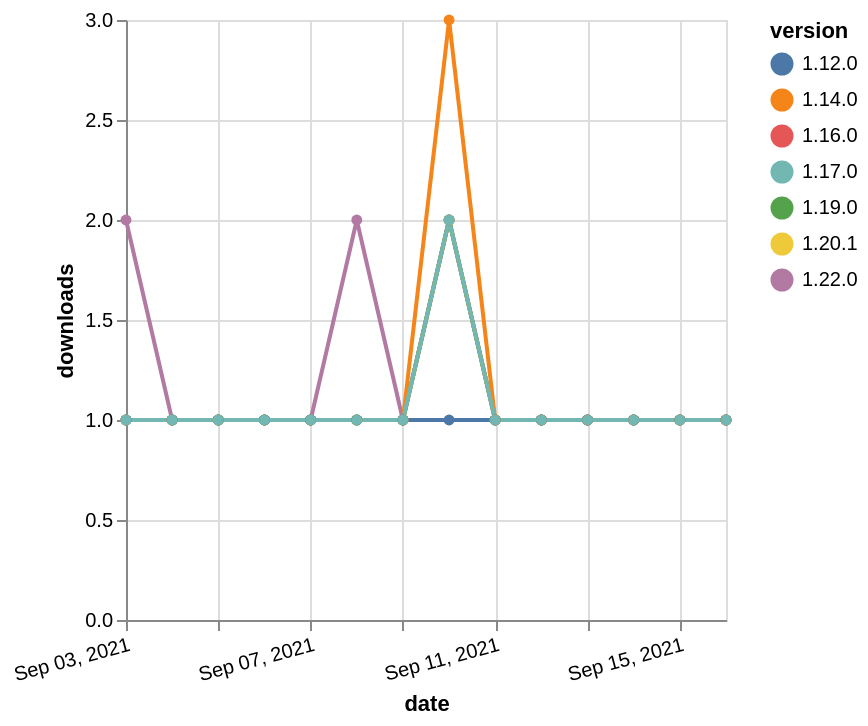

Write a Vega-Lite specification for this figure.
### Vega-Lite specification from a JSON file in a GitHub repository (floating-point values rounded to 4 significant figures)
{"$schema": "https://vega.github.io/schema/vega-lite/v5.json", "description": "A simple bar chart with embedded data.", "data": {"values": [{"date": "2021-09-03", "total": 114, "delta": 2, "version": "1.22.0"}, {"date": "2021-09-04", "total": 115, "delta": 1, "version": "1.22.0"}, {"date": "2021-09-05", "total": 116, "delta": 1, "version": "1.22.0"}, {"date": "2021-09-06", "total": 117, "delta": 1, "version": "1.22.0"}, {"date": "2021-09-07", "total": 118, "delta": 1, "version": "1.22.0"}, {"date": "2021-09-08", "total": 120, "delta": 2, "version": "1.22.0"}, {"date": "2021-09-09", "total": 121, "delta": 1, "version": "1.22.0"}, {"date": "2021-09-10", "total": 123, "delta": 2, "version": "1.22.0"}, {"date": "2021-09-11", "total": 124, "delta": 1, "version": "1.22.0"}, {"date": "2021-09-12", "total": 125, "delta": 1, "version": "1.22.0"}, {"date": "2021-09-13", "total": 126, "delta": 1, "version": "1.22.0"}, {"date": "2021-09-14", "total": 127, "delta": 1, "version": "1.22.0"}, {"date": "2021-09-15", "total": 128, "delta": 1, "version": "1.22.0"}, {"date": "2021-09-16", "total": 129, "delta": 1, "version": "1.22.0"}, {"date": "2021-09-03", "total": 175, "delta": 1, "version": "1.16.0"}, {"date": "2021-09-04", "total": 176, "delta": 1, "version": "1.16.0"}, {"date": "2021-09-05", "total": 177, "delta": 1, "version": "1.16.0"}, {"date": "2021-09-06", "total": 178, "delta": 1, "version": "1.16.0"}, {"date": "2021-09-07", "total": 179, "delta": 1, "version": "1.16.0"}, {"date": "2021-09-08", "total": 180, "delta": 1, "version": "1.16.0"}, {"date": "2021-09-09", "total": 181, "delta": 1, "version": "1.16.0"}, {"date": "2021-09-10", "total": 183, "delta": 2, "version": "1.16.0"}, {"date": "2021-09-11", "total": 184, "delta": 1, "version": "1.16.0"}, {"date": "2021-09-12", "total": 185, "delta": 1, "version": "1.16.0"}, {"date": "2021-09-13", "total": 186, "delta": 1, "version": "1.16.0"}, {"date": "2021-09-14", "total": 187, "delta": 1, "version": "1.16.0"}, {"date": "2021-09-15", "total": 188, "delta": 1, "version": "1.16.0"}, {"date": "2021-09-16", "total": 189, "delta": 1, "version": "1.16.0"}, {"date": "2021-09-03", "total": 118, "delta": 1, "version": "1.20.1"}, {"date": "2021-09-04", "total": 119, "delta": 1, "version": "1.20.1"}, {"date": "2021-09-05", "total": 120, "delta": 1, "version": "1.20.1"}, {"date": "2021-09-06", "total": 121, "delta": 1, "version": "1.20.1"}, {"date": "2021-09-07", "total": 122, "delta": 1, "version": "1.20.1"}, {"date": "2021-09-08", "total": 123, "delta": 1, "version": "1.20.1"}, {"date": "2021-09-09", "total": 124, "delta": 1, "version": "1.20.1"}, {"date": "2021-09-10", "total": 126, "delta": 2, "version": "1.20.1"}, {"date": "2021-09-11", "total": 127, "delta": 1, "version": "1.20.1"}, {"date": "2021-09-12", "total": 128, "delta": 1, "version": "1.20.1"}, {"date": "2021-09-13", "total": 129, "delta": 1, "version": "1.20.1"}, {"date": "2021-09-14", "total": 130, "delta": 1, "version": "1.20.1"}, {"date": "2021-09-15", "total": 131, "delta": 1, "version": "1.20.1"}, {"date": "2021-09-16", "total": 132, "delta": 1, "version": "1.20.1"}, {"date": "2021-09-03", "total": 135, "delta": 1, "version": "1.19.0"}, {"date": "2021-09-04", "total": 136, "delta": 1, "version": "1.19.0"}, {"date": "2021-09-05", "total": 137, "delta": 1, "version": "1.19.0"}, {"date": "2021-09-06", "total": 138, "delta": 1, "version": "1.19.0"}, {"date": "2021-09-07", "total": 139, "delta": 1, "version": "1.19.0"}, {"date": "2021-09-08", "total": 140, "delta": 1, "version": "1.19.0"}, {"date": "2021-09-09", "total": 141, "delta": 1, "version": "1.19.0"}, {"date": "2021-09-10", "total": 143, "delta": 2, "version": "1.19.0"}, {"date": "2021-09-11", "total": 144, "delta": 1, "version": "1.19.0"}, {"date": "2021-09-12", "total": 145, "delta": 1, "version": "1.19.0"}, {"date": "2021-09-13", "total": 146, "delta": 1, "version": "1.19.0"}, {"date": "2021-09-14", "total": 147, "delta": 1, "version": "1.19.0"}, {"date": "2021-09-15", "total": 148, "delta": 1, "version": "1.19.0"}, {"date": "2021-09-16", "total": 149, "delta": 1, "version": "1.19.0"}, {"date": "2021-09-03", "total": 297, "delta": 1, "version": "1.14.0"}, {"date": "2021-09-04", "total": 298, "delta": 1, "version": "1.14.0"}, {"date": "2021-09-05", "total": 299, "delta": 1, "version": "1.14.0"}, {"date": "2021-09-06", "total": 300, "delta": 1, "version": "1.14.0"}, {"date": "2021-09-07", "total": 301, "delta": 1, "version": "1.14.0"}, {"date": "2021-09-08", "total": 302, "delta": 1, "version": "1.14.0"}, {"date": "2021-09-09", "total": 303, "delta": 1, "version": "1.14.0"}, {"date": "2021-09-10", "total": 306, "delta": 3, "version": "1.14.0"}, {"date": "2021-09-11", "total": 307, "delta": 1, "version": "1.14.0"}, {"date": "2021-09-12", "total": 308, "delta": 1, "version": "1.14.0"}, {"date": "2021-09-13", "total": 309, "delta": 1, "version": "1.14.0"}, {"date": "2021-09-14", "total": 310, "delta": 1, "version": "1.14.0"}, {"date": "2021-09-15", "total": 311, "delta": 1, "version": "1.14.0"}, {"date": "2021-09-16", "total": 312, "delta": 1, "version": "1.14.0"}, {"date": "2021-09-03", "total": 213, "delta": 1, "version": "1.12.0"}, {"date": "2021-09-04", "total": 214, "delta": 1, "version": "1.12.0"}, {"date": "2021-09-05", "total": 215, "delta": 1, "version": "1.12.0"}, {"date": "2021-09-06", "total": 216, "delta": 1, "version": "1.12.0"}, {"date": "2021-09-07", "total": 217, "delta": 1, "version": "1.12.0"}, {"date": "2021-09-08", "total": 218, "delta": 1, "version": "1.12.0"}, {"date": "2021-09-09", "total": 219, "delta": 1, "version": "1.12.0"}, {"date": "2021-09-10", "total": 220, "delta": 1, "version": "1.12.0"}, {"date": "2021-09-11", "total": 221, "delta": 1, "version": "1.12.0"}, {"date": "2021-09-12", "total": 222, "delta": 1, "version": "1.12.0"}, {"date": "2021-09-13", "total": 223, "delta": 1, "version": "1.12.0"}, {"date": "2021-09-14", "total": 224, "delta": 1, "version": "1.12.0"}, {"date": "2021-09-15", "total": 225, "delta": 1, "version": "1.12.0"}, {"date": "2021-09-16", "total": 226, "delta": 1, "version": "1.12.0"}, {"date": "2021-09-03", "total": 150, "delta": 1, "version": "1.17.0"}, {"date": "2021-09-04", "total": 151, "delta": 1, "version": "1.17.0"}, {"date": "2021-09-05", "total": 152, "delta": 1, "version": "1.17.0"}, {"date": "2021-09-06", "total": 153, "delta": 1, "version": "1.17.0"}, {"date": "2021-09-07", "total": 154, "delta": 1, "version": "1.17.0"}, {"date": "2021-09-08", "total": 155, "delta": 1, "version": "1.17.0"}, {"date": "2021-09-09", "total": 156, "delta": 1, "version": "1.17.0"}, {"date": "2021-09-10", "total": 158, "delta": 2, "version": "1.17.0"}, {"date": "2021-09-11", "total": 159, "delta": 1, "version": "1.17.0"}, {"date": "2021-09-12", "total": 160, "delta": 1, "version": "1.17.0"}, {"date": "2021-09-13", "total": 161, "delta": 1, "version": "1.17.0"}, {"date": "2021-09-14", "total": 162, "delta": 1, "version": "1.17.0"}, {"date": "2021-09-15", "total": 163, "delta": 1, "version": "1.17.0"}, {"date": "2021-09-16", "total": 164, "delta": 1, "version": "1.17.0"}]}, "width": "container", "mark": {"type": "line", "point": {"filled": true}}, "encoding": {"x": {"field": "date", "type": "temporal", "timeUnit": "yearmonthdate", "title": "date", "axis": {"labelAngle": -15}}, "y": {"field": "delta", "type": "quantitative", "title": "downloads"}, "color": {"field": "version", "type": "nominal"}, "tooltip": {"field": "delta"}}}
